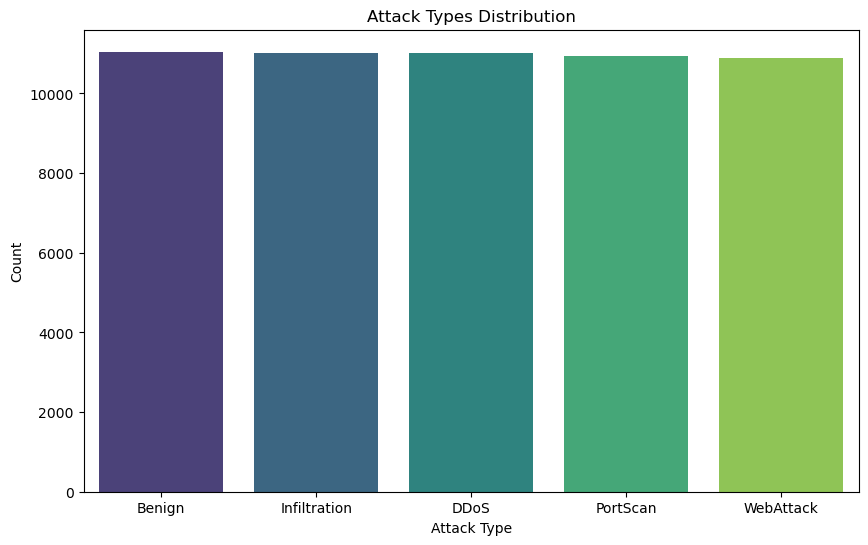

Reproduce this figure in Python.
import os
import pandas as pd
import numpy as np
import matplotlib.pyplot as plt
import seaborn as sns
from sklearn.preprocessing import LabelEncoder

# Load the pre-trained model (in this case, the Q-table)
def load_model(model_path='q_table.npy'):
    try:
        q_table = np.load(model_path, allow_pickle=True).item()
        print("Model loaded successfully.")
        return q_table
    except Exception as e:
        print(f"Error loading model: {e}")
        return None

# Function to preprocess the input CSV file
def preprocess_input_data(file_path):
    print(f"Processing input file: {file_path}")
    
    # Load the data
    df = pd.read_csv(file_path)
    
    # Fill NaN values with 0 (same preprocessing step as the training phase)
    df = df.fillna(0)
    
    # Convert categorical variables to numerical using LabelEncoder (same as training phase)
    label_encoders = {}
    for column in df.select_dtypes(include=['object']).columns:
        le = LabelEncoder()
        df[column] = le.fit_transform(df[column].astype(str))
        label_encoders[column] = le
    
    # Drop unnecessary columns (such as labels, if present)
    if ' Label' in df.columns:
        df.drop(' Label', axis=1, inplace=True)
    
    return df

# Function to predict attacks using the model
def predict_attacks(model, data):
    print("Predicting attacks...")
    
    # For simplicity, let's assume the model here is just a Q-table lookup
    predictions = {}
    for i in range(len(data)):
        # Simulate prediction using the Q-table (adjust as per your real model logic)
        attack_type = np.random.choice(['DDoS', 'PortScan', 'Infiltration', 'WebAttack', 'Benign'])  # Dummy choices
        predictions[i] = attack_type

    return predictions

# Function to visualize results
def visualize_results(predictions):
    attack_counts = pd.Series(predictions).value_counts()

    print("Visualizing results...")
    
    # Plot bar chart for attack types
    plt.figure(figsize=(10, 6))
    sns.barplot(x=attack_counts.index, y=attack_counts.values, palette='viridis')
    plt.title('Attack Types Distribution')
    plt.xlabel('Attack Type')
    plt.ylabel('Count')
    plt.show()
    
    # Plot pie chart for attack types
    plt.figure(figsize=(8, 8))
    plt.pie(attack_counts.values, labels=attack_counts.index, autopct='%1.1f%%', colors=sns.color_palette('viridis'))
    plt.title('Attack Types Breakdown')
    plt.show()

# Function to provide mitigation steps for each attack type
def provide_mitigation_steps(predictions):
    attack_type_steps = {
        'DDoS': [
            "1. Implement rate limiting.",
            "2. Use firewalls or intrusion detection systems (IDS).",
            "3. Block malicious IPs or patterns.",
            "4. Employ anti-DDoS protection services."
        ],
        'PortScan': [
            "1. Use firewalls to block unused ports.",
            "2. Set up intrusion detection and prevention systems (IDS/IPS).",
            "3. Regularly monitor network traffic for unusual activities."
        ],
        'Infiltration': [
            "1. Update all software to patch vulnerabilities.",
            "2. Use strong authentication and encryption protocols.",
            "3. Monitor for suspicious activity."
        ],
        'WebAttack': [
            "1. Use Web Application Firewalls (WAF).",
            "2. Validate and sanitize user inputs to prevent SQL injection, XSS.",
            "3. Use HTTPS to secure data transmission."
        ],
        'Benign': ["No malicious activity detected."]
    }
    
    # Print mitigation steps based on predictions
    print("Providing mitigation steps...")
    for index, attack_type in predictions.items():
        print(f"Data row {index}: Predicted Attack Type: {attack_type}")
        steps = attack_type_steps.get(attack_type, ["No mitigation steps available for this attack type."])
        for step in steps:
            print(step)
        print("-" * 50)

# Main execution function
def main():
    # Load the pre-trained model
    model = load_model()

    if model is not None:
        # Take user input for raw CSV file path
        file_path = input("Please enter the path to the raw CSV file: ")
        
        # Preprocess the input data
        data = preprocess_input_data(file_path)
        
        # Predict attacks using the loaded model
        predictions = predict_attacks(model, data)
        
        # Visualize the predictions with graphs
        visualize_results(predictions)
        
        # Provide mitigation steps based on predictions
        provide_mitigation_steps(predictions)
    else:
        print("Model not found. Please ensure the model is available.")

if __name__ == "__main__":
    main()
